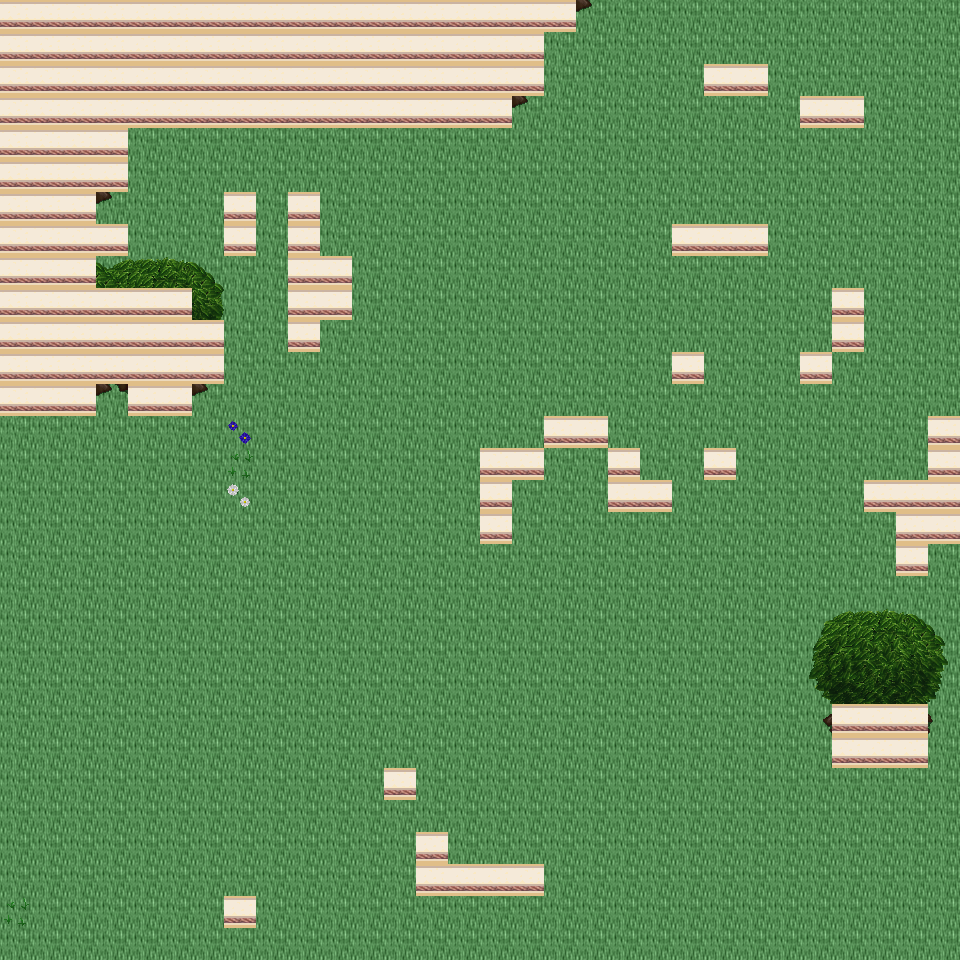

This game map was drawn from its Tiled (.tmx) file and the tilesets committed beside it. A one-line description and the trimmed map source follow:
An orthogonal 30x30 tile map with 32x32 px tiles, 6 tile layers (Ground, Object, Object2, Above, ...), 32 tilesets and 5 objects (5x mapExit).

<map version="1.0" orientation="orthogonal" renderorder="right-down" width="30" height="30" tilewidth="32" tileheight="32" nextobjectid="6">
  <tileset firstgid="1" name="tileset_building_wall_int_wall_pale" tilewidth="32" tileheight="32" tilecount="16" columns="2">
    <image source="../drawable/tileset_building_wall_int_wall_pale.png" width="64" height="256" />
  </tileset>
  <tileset firstgid="17" name="tileset_ground_ground" tilewidth="32" tileheight="32" tilecount="33" columns="3">
    <image source="../drawable/tileset_ground_ground.png" width="96" height="352" />
  </tileset>
  <tileset firstgid="50" name="tileset_plant_bush_bushes" tilewidth="32" tileheight="32" tilecount="10" columns="5">
    <image source="../drawable/tileset_plant_bush_bushes.png" width="160" height="64" />
  </tileset>
  <tileset firstgid="60" name="tileset_plant_flower_daisy_blue" tilewidth="32" tileheight="32" tilecount="8" columns="2">
    <image source="../drawable/tileset_plant_flower_daisy_blue.png" width="64" height="128" />
  </tileset>
  <tileset firstgid="68" name="tileset_plant_flower_daisy_red" tilewidth="32" tileheight="32" tilecount="8" columns="2">
    <image source="../drawable/tileset_plant_flower_daisy_red.png" width="64" height="128" />
  </tileset>
  <tileset firstgid="76" name="tileset_plant_flower_daisy_white" tilewidth="32" tileheight="32" tilecount="8" columns="2">
    <image source="../drawable/tileset_plant_flower_daisy_white.png" width="64" height="128" />
  </tileset>
  <tileset firstgid="84" name="tileset_plant_flower_daisy_yellow" tilewidth="32" tileheight="32" tilecount="8" columns="2">
    <image source="../drawable/tileset_plant_flower_daisy_yellow.png" width="64" height="128" />
  </tileset>
  <tileset firstgid="92" name="tileset_plant_tree_tree_green" tilewidth="32" tileheight="32" tilecount="88" columns="8">
    <image source="../drawable/tileset_plant_tree_tree_green.png" width="256" height="352" />
  </tileset>
  <tileset firstgid="180" name="tileset_ground_ladder_steps" tilewidth="32" tileheight="32" tilecount="6" columns="3">
    <image source="../drawable/tileset_ground_ladder_steps.png" width="96" height="64" />
  </tileset>
  <tileset firstgid="186" name="tileset_building_fence_wooden_brown_fence" tilewidth="32" tileheight="32" tilecount="42" columns="7">
    <image source="../drawable/tileset_building_fence_wooden_brown_fence.png" width="224" height="192" />
  </tileset>
  <tileset firstgid="228" name="tileset_ground_earth_edges" tilewidth="32" tileheight="32" tilecount="18" columns="6">
    <image source="../drawable/tileset_ground_earth_edges.png" width="192" height="96" />
  </tileset>
  <tileset firstgid="246" name="tileset_ground_grass_edges" tilewidth="32" tileheight="32" tilecount="36" columns="12">
    <image source="../drawable/tileset_ground_grass_edges.png" width="384" height="96" />
  </tileset>
  <tileset firstgid="282" name="tileset_ground_grass_corners" tilewidth="32" tileheight="32" tilecount="24" columns="6">
    <image source="../drawable/tileset_ground_grass_corners.png" width="192" height="128" />
  </tileset>
  <tileset firstgid="306" name="tileset_logic_collision" tilewidth="32" tileheight="32" tilecount="1" columns="1">
    <image source="../drawable/tileset_logic_collision.png" width="32" height="32" />
  </tileset>
  <tileset firstgid="307" name="tileset_plant_tree_apple_tree" tilewidth="32" tileheight="32" tilecount="9" columns="3">
    <image source="../drawable/tileset_plant_tree_apple_tree.png" width="96" height="96" />
  </tileset>
  <tileset firstgid="316" name="tileset_plant_flower_pointed_yellow" tilewidth="32" tileheight="32" tilecount="2" columns="2">
    <image source="../drawable/tileset_plant_flower_pointed_yellow.png" width="64" height="32" />
  </tileset>
  <tileset firstgid="318" name="tileset_plant_flower_planted_containers" tilewidth="32" tileheight="32" tilecount="16" columns="4">
    <image source="../drawable/tileset_plant_flower_planted_containers.png" width="128" height="128" />
  </tileset>
  <tileset firstgid="334" name="tileset_item_firewood" tilewidth="32" tileheight="32" tilecount="12" columns="3">
    <image source="../drawable/tileset_item_firewood.png" width="96" height="128" />
  </tileset>
  <tileset firstgid="346" name="tileset_plant_flower_hothouse_flowers" tilewidth="32" tileheight="32" tilecount="72" columns="6">
    <image source="../drawable/tileset_plant_flower_hothouse_flowers.png" width="192" height="384" />
  </tileset>
  <tileset firstgid="418" name="tileset_ground_water_pool" tilewidth="32" tileheight="32" tilecount="72" columns="3">
    <image source="../drawable/tileset_ground_water_pool.png" width="96" height="768" />
  </tileset>
  <tileset firstgid="490" name="tileset_ground_rock_rubble" tilewidth="32" tileheight="32" tilecount="9" columns="3">
    <image source="../drawable/tileset_ground_rock_rubble.png" width="96" height="96" />
  </tileset>
  <tileset firstgid="499" name="tileset_logic_portal" tilewidth="32" tileheight="32" tilecount="24" columns="8">
    <image source="../drawable/tileset_logic_portal.png" width="256" height="96" />
  </tileset>
  <tileset firstgid="523" name="tileset_logic_creature_animal" tilewidth="32" tileheight="32" tilecount="32" columns="8">
    <image source="../drawable/tileset_logic_creature_animal.png" width="256" height="128" />
  </tileset>
  <tileset firstgid="555" name="tileset_logic_item_resources" tilewidth="32" tileheight="32" tilecount="6" columns="6">
    <image source="../drawable/tileset_logic_item_resources.png" width="192" height="32" />
  </tileset>
  <tileset firstgid="561" name="tileset_ground_rock_rocks_3" tilewidth="32" tileheight="32" tilecount="16" columns="4">
    <image source="../drawable/tileset_ground_rock_rocks_3.png" width="128" height="128" />
  </tileset>
  <tileset firstgid="577" name="tileset_ground_rock_rocks" tilewidth="32" tileheight="32" tilecount="4" columns="2">
    <image source="../drawable/tileset_ground_rock_rocks.png" width="64" height="64" />
  </tileset>
  <tileset firstgid="581" name="tileset_logic_item_fruits" tilewidth="32" tileheight="32" tilecount="16" columns="8">
    <image source="../drawable/tileset_logic_item_fruits.png" width="256" height="64" />
  </tileset>
  <tileset firstgid="597" name="tileset_item_postbox" tilewidth="32" tileheight="32" tilecount="4" columns="2">
    <image source="../drawable/tileset_item_postbox.png" width="64" height="64" />
  </tileset>
  <tileset firstgid="601" name="tileset_plant_tree_umbrella_thorn" tilewidth="32" tileheight="32" tilecount="18" columns="6">
    <image source="../drawable/tileset_plant_tree_umbrella_thorn.png" width="192" height="96" />
  </tileset>
  <tileset firstgid="619" name="tileset_plant_grasses" tilewidth="32" tileheight="32" tilecount="6" columns="3">
    <image source="../drawable/tileset_plant_grasses.png" width="96" height="64" />
  </tileset>
  <tileset firstgid="625" name="tileset_building_house_pink_blue" tilewidth="32" tileheight="32" tilecount="99" columns="11">
    <image source="../drawable/tileset_building_house_pink_blue.png" width="352" height="288" />
  </tileset>
  <tileset firstgid="724" name="tileset_logic_creature_fowl" tilewidth="32" tileheight="32" tilecount="6" columns="6">
    <image source="../drawable/tileset_logic_creature_fowl.png" width="192" height="32" />
  </tileset>
  <layer name="Ground" width="30" height="30">
    <data>[900 cells, 900 non-empty, 1 distinct tile ids]</data>
  </layer>
  <layer name="Object" width="30" height="30">
    <data>[900 cells, 59 non-empty, 19 distinct tile ids]</data>
  </layer>
  <layer name="Object2" width="30" height="30">
    <data>[900 cells, 52 non-empty, 7 distinct tile ids]</data>
  </layer>
  <layer name="Above" width="30" height="30">
    <data>[900 cells, 94 non-empty, 34 distinct tile ids]</data>
  </layer>
  <layer name="Above2" width="30" height="30">
    <data>[900 cells, 0 non-empty, 0 distinct tile ids]</data>
  </layer>
  <layer name="Walkable" width="30" height="30">
    <data>[900 cells, 162 non-empty, 1 distinct tile ids]</data>
  </layer>
  <objectgroup name="MapEvents">
    <object id="1" name="north" type="mapExit" x="576" y="0" width="384" height="32">
      <properties>
        <property name="map" value="level_0_x139_y111" />
        <property name="x" value="18" />
        <property name="y" value="28" />
      </properties>
    </object>
    <object id="2" name="south" type="mapExit" x="0" y="928" width="960" height="32">
      <properties>
        <property name="map" value="level_0_x139_y113" />
        <property name="x" value="0" />
        <property name="y" value="1" />
      </properties>
    </object>
    <object id="3" name="west" type="mapExit" x="0" y="416" width="32" height="544">
      <properties>
        <property name="map" value="level_0_x138_y112" />
        <property name="x" value="28" />
        <property name="y" value="13" />
      </properties>
    </object>
    <object id="4" name="east" type="mapExit" x="928" y="0" width="32" height="416">
      <properties>
        <property name="map" value="level_0_x140_y112" />
        <property name="x" value="1" />
        <property name="y" value="0" />
      </properties>
    </object>
    <object id="5" name="east2" type="mapExit" x="928" y="544" width="32" height="416">
      <properties>
        <property name="map" value="level_0_x140_y112" />
        <property name="x" value="1" />
        <property name="y" value="17" />
      </properties>
    </object>
  </objectgroup>
</map>
